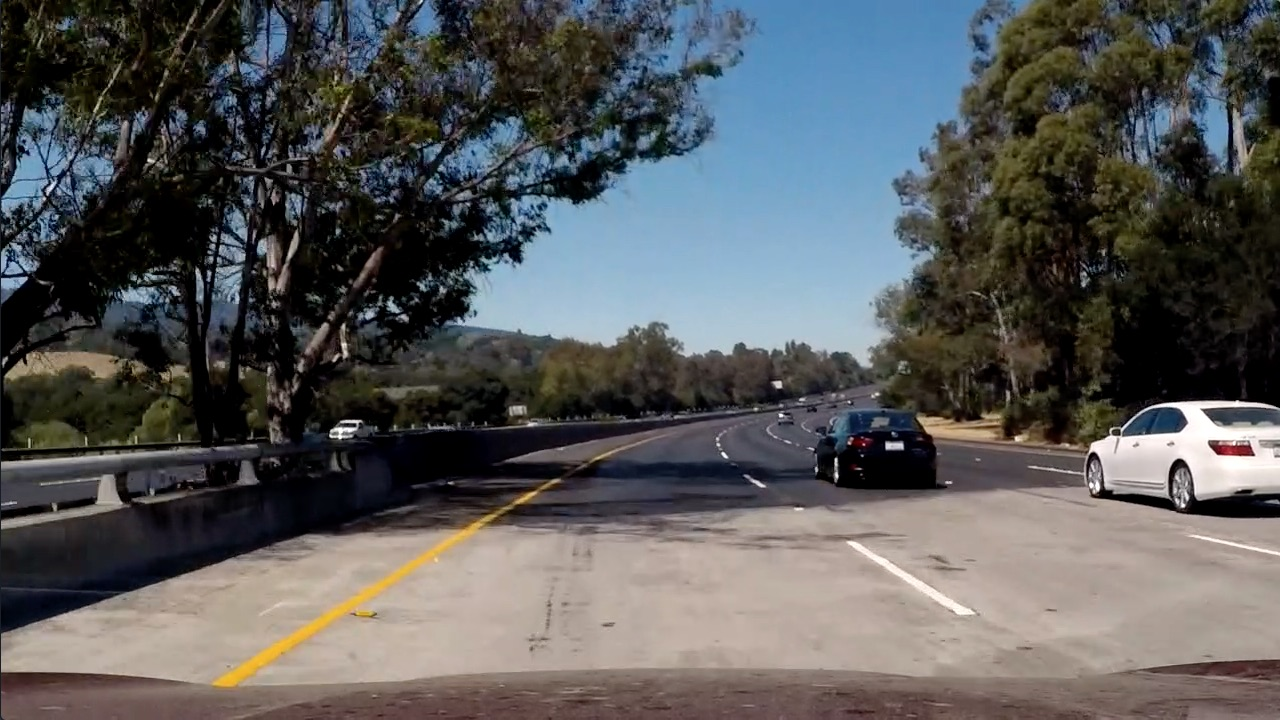
#> input picture Project_2_Advanced-Lane-Lines/test_images/test5.jpg, 1280 x 720 px
$ python gradients.py   (older library calls are emulated)
#> lines starting #> are read from the running program, lines starting #| are printed output that depends on the picture; after the words box and inside, x2 and y2 are one past the last pixel; in counts of white or black regions, pixels touching at a corner belong together
import numpy as np
import cv2
import matplotlib.pyplot as plt
import matplotlib.image as mpimg
import pickle

# Read in an image
image = mpimg.imread('test_images/test5.jpg')
#> image is the input picture: shape (720, 1280, 3); mean R, G, B 88.5, 89.3, 89.8


def abs_sobel_thresh(img, orient='x', sobel_kernel=3, thresh=(0, 255)):
    # Calculate directional gradient
    # Apply threshold

    #Convert to gray
    gray = cv2.cvtColor(img, cv2.COLOR_RGB2GRAY)

    #Calculate the derivative in the x or y direction (the 1, 0 at the end denotes x direction):
    if orient == 'x':
        sobel = cv2.Sobel(gray, cv2.CV_64F, 1, 0, sobel_kernel)
    else:
        sobel = cv2.Sobel(gray, cv2.CV_64F, 0, 1, sobel_kernel)

    #Calculate the absolute value of the x derivative:
    abs_sobel = np.absolute(sobel)

    #Convert the absolute value image to 8-bit:
    #Scale to 8-bit (0 - 255) then convert to type = np.uint8
    scaled_sobel = np.uint8(255*abs_sobel/np.max(abs_sobel))


    # 5) Create a mask of 1's where the scaled gradient magnitude
    # is > thresh_min and < thresh_max
    sbinary = np.zeros_like(scaled_sobel)
    sbinary[(scaled_sobel >= thresh[0]) & (scaled_sobel <= thresh[1])] = 1

     # 6) Return this mask as your binary_output image
    return sbinary

def mag_thresh(img, sobel_kernel=3, mag_thresh=(0, 255)):
    # Calculate gradient magnitude
    # Apply threshold

    #covert to gray
    gray = cv2.cvtColor(img, cv2.COLOR_RGB2GRAY)

    # 2) Take the gradient in x and y separately
    sobelx = cv2.Sobel(gray, cv2.CV_64F, 1, 0, sobel_kernel)
    sobely = cv2.Sobel(gray, cv2.CV_64F, 0, 1, sobel_kernel)

    #3) calculate absolute of both sobels
    abs_sobel = np.sqrt(np.power(sobelx,2)+np.power(sobely,2))

    #Convert the absolute value image to 8-bit:
    #Scale to 8-bit (0 - 255) then convert to type = np.uint8
    scaled_sobel = np.uint8(255*abs_sobel/np.max(abs_sobel))

    # 5) Create a mask of 1's where the scaled gradient magnitude
    # is > thresh_min and < thresh_max
    mag_binary = np.zeros_like(scaled_sobel)
    mag_binary[(scaled_sobel >= mag_thresh[0]) & (scaled_sobel <= mag_thresh[1])] = 1

    return mag_binary

def dir_threshold(img, sobel_kernel=3, thresh=(0, np.pi/2)):
    # Calculate gradient direction
    # Apply threshold

    #covert to gray
    gray = cv2.cvtColor(img, cv2.COLOR_RGB2GRAY)

    # 2) Take the gradient in x and y separately
    sobelx = cv2.Sobel(gray, cv2.CV_64F, 1, 0, sobel_kernel)
    sobely = cv2.Sobel(gray, cv2.CV_64F, 0, 1, sobel_kernel)

    # 3) Take the absolute value of the x and y gradients
    # 4) Use np.arctan2(abs_sobely, abs_sobelx) to calculate the direction of the gradient
    dir_grad = np.arctan2(np.absolute(sobely), np.absolute(sobelx))

    # 5) Create a binary mask where direction thresholds are met
    binary = np.zeros_like(dir_grad)
    binary[(dir_grad >= thresh[0]) & (dir_grad <= thresh[1])] = 1

    return binary

def hls_select(img, thresh=(0, 255)):
    # 1) Convert to HLS color space
    hls = cv2.cvtColor(image, cv2.COLOR_RGB2HLS)
    # 2) Apply a threshold to the S channel
    S = hls[:,:,2]
    # 3) Return a binary image of threshold result
    binary = np.zeros_like(S)
    binary[(S > thresh[0]) & (S <= thresh[1])] = 1

    return binary

# Choose a Sobel kernel size
ksize = 3 # Choose a larger odd number to smooth gradient measurements

# Apply each of the thresholding functions
gradx = abs_sobel_thresh(image, orient='x', sobel_kernel=ksize, thresh=(30, 100))
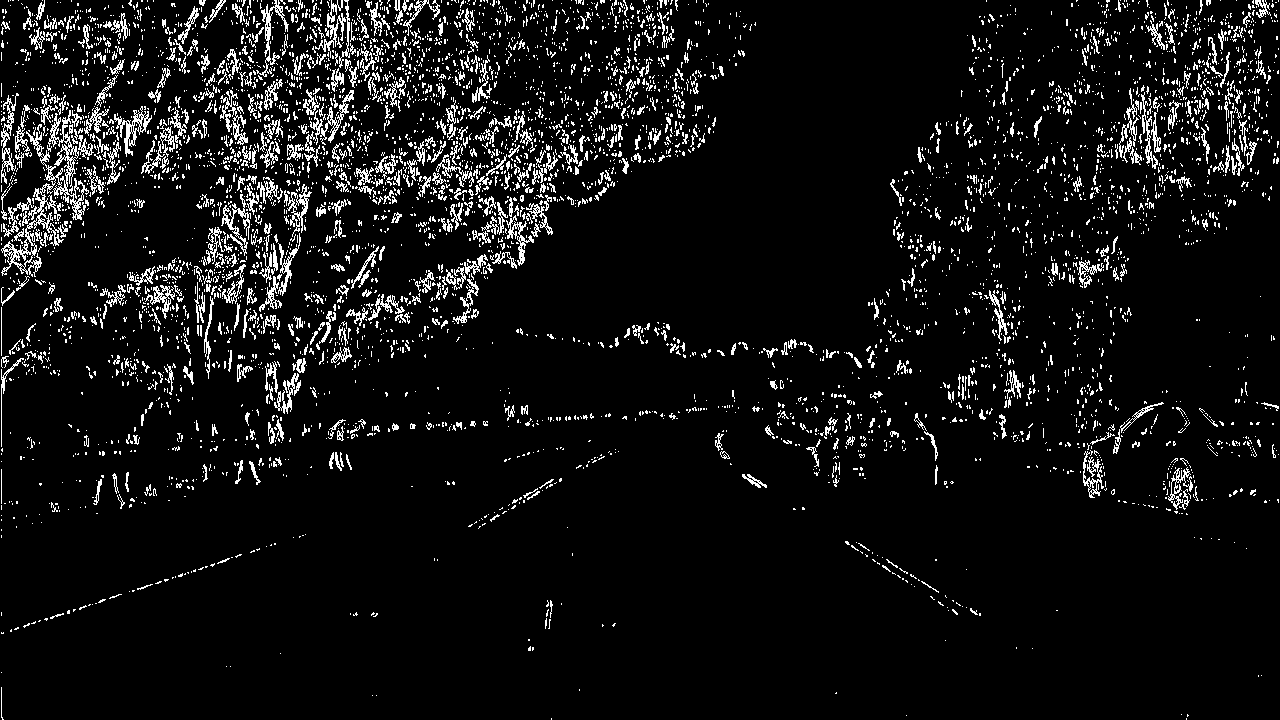
#> gradx: shape (720, 1280); values 0 (black) and 1 (white), 7.2% white in thin lines or dots
grady = abs_sobel_thresh(image, orient='y', sobel_kernel=ksize, thresh=(30, 100))
#> grady: shape (720, 1280); values 0 (black) and 1 (white), 7.5% white in thin lines or dots
mag_binary = mag_thresh(image, sobel_kernel=ksize, mag_thresh=(30, 100))
#> mag_binary: shape (720, 1280); values 0 (black) and 1 (white), 13.1% white in thin lines or dots
dir_binary = dir_threshold(image, sobel_kernel=ksize, thresh=(0, np.pi/2))
#> in dir_threshold, `dir_grad = np.arctan2(np.absolute(sobely), np.absolute(sobelx))`:
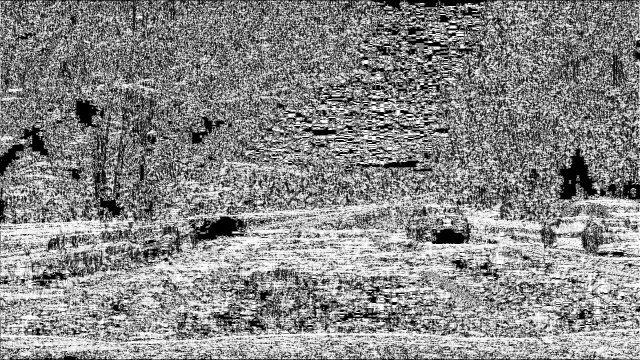
#> dir_grad: shape (720, 1280) float64 (shown at 1/2 size); min 0, max 1.57, mean 0.838; drawn with min black and max white
#> dir_binary: shape (720, 1280) float64; every value is 1

hls_binary = hls_select(image, thresh=(0, 115))
#> in hls_select, `S = hls[:,:,2]`:
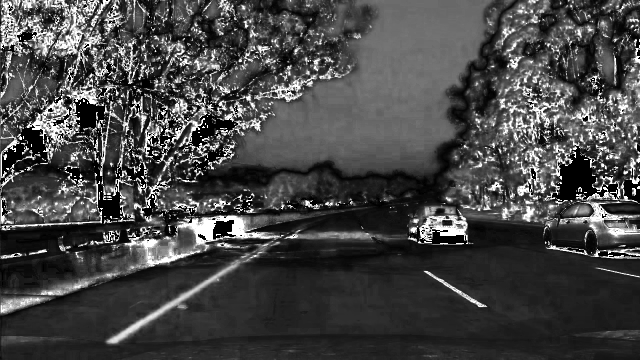
#> S: shape (720, 1280) (shown at 1/2 size); min 0, max 255, mean 70.1
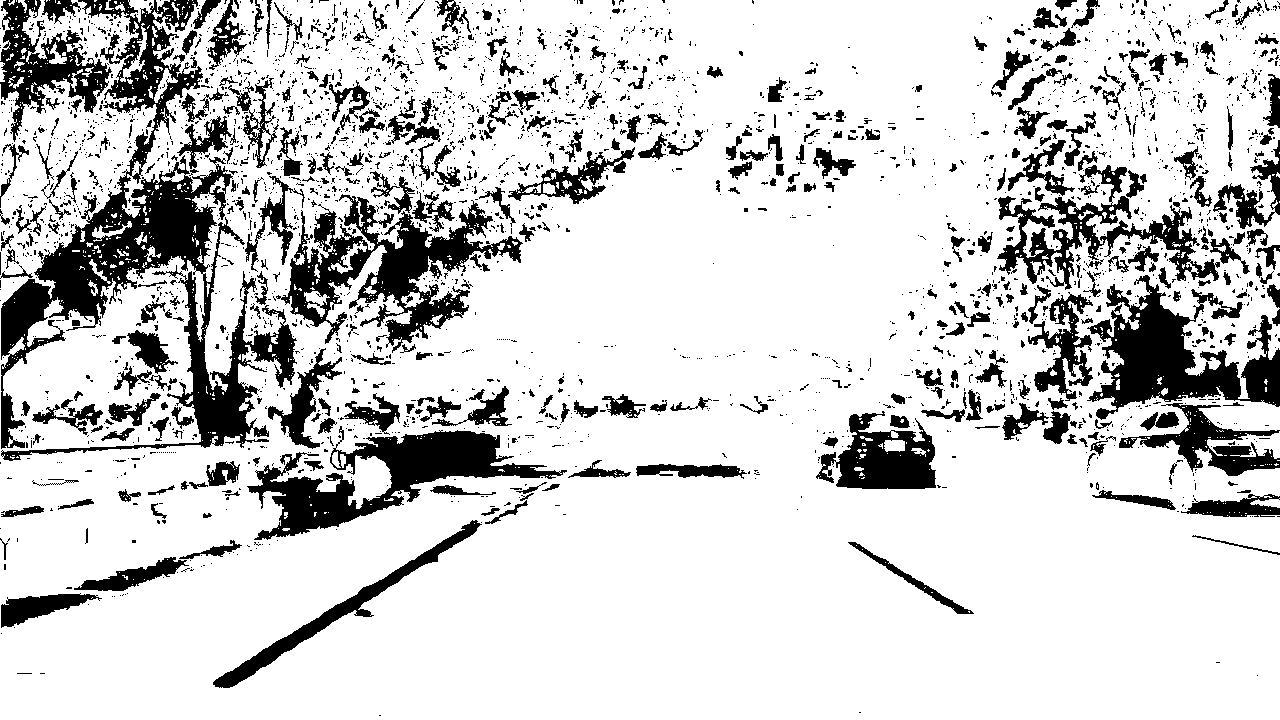
#> hls_binary: shape (720, 1280); values 0 (black) and 1 (white), 81.6% white; 3045 black regions (2595 under 20 px), largest, box (x1, y1, x2, y2) and area: (1, 0, 297, 461) 31433, (276, 194, 523, 353) 13046, (1087, 275, 1280, 420) 12040


#To test combinations
combined0 = np.zeros_like(dir_binary)
combined0[((gradx == 1) & (grady == 1)) | ((mag_binary == 1) & (dir_binary == 1))] = 1

combined1 = np.zeros_like(dir_binary)
combined1[((gradx == 1))] = 1

combined2 = np.zeros_like(dir_binary)
combined2[((gradx == 1) & (grady == 1)) | ((mag_binary == 1) & (dir_binary == 1)) & (hls_binary == 1)] = 1

combined3 = np.zeros_like(dir_binary)
combined3[((gradx == 1) & (grady == 0)) | ((mag_binary == 1) & (dir_binary == 1)) & (hls_binary == 1)] = 1


# [4 lines of commented-out code are left out]


f, axarr = plt.subplots(2,2)
axarr[0,0].imshow(combined0)
axarr[0,1].imshow(combined1)
axarr[1,0].imshow(combined2)
axarr[1,1].imshow(combined3)


# [9 lines of commented-out code are left out]
plt.show()
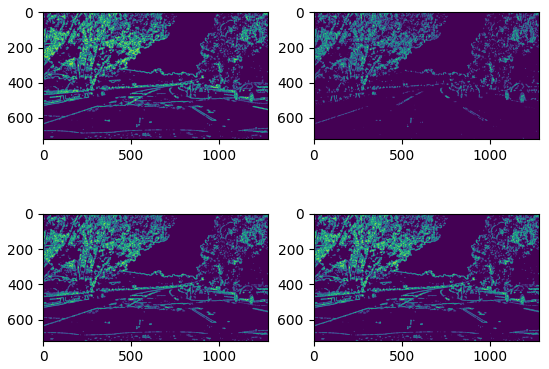
#> figure drawn by matplotlib, 4 panels

print("Done")

$ run again, with Project_2_Advanced-Lane-Lines/test_images/test1.jpg copied over Project_2_Advanced-Lane-Lines/test_images/test5.jpg
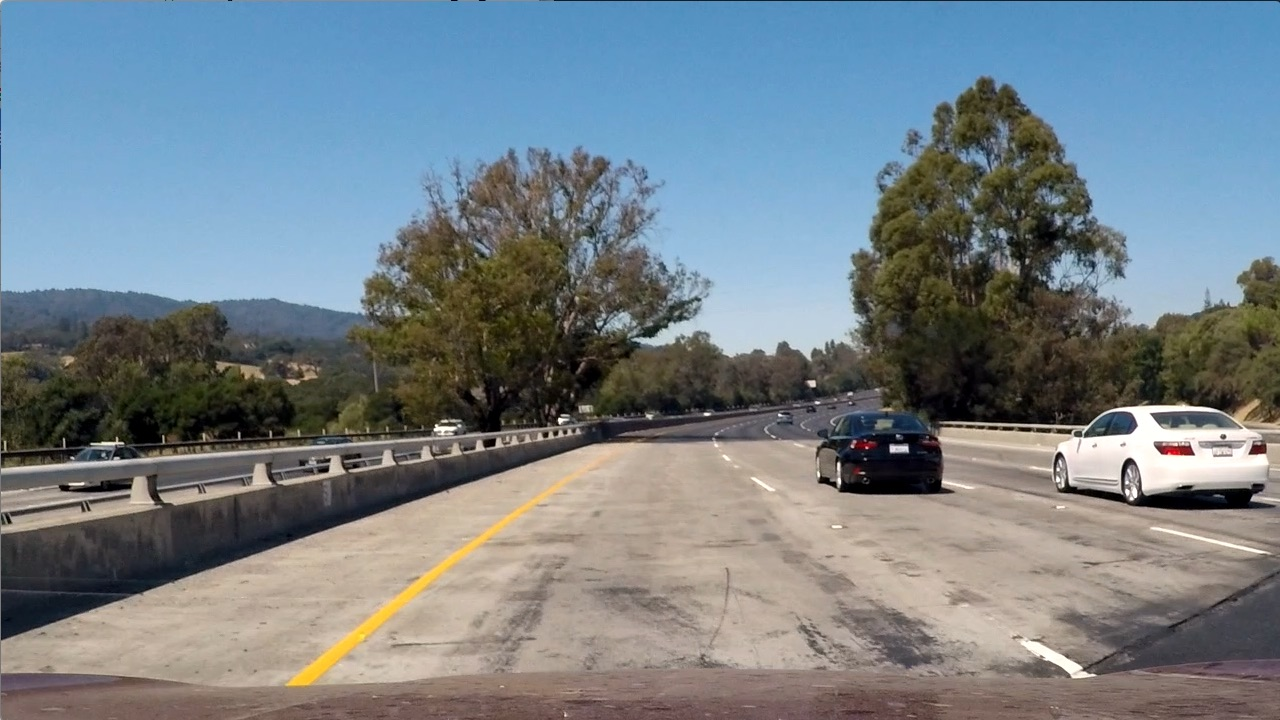
#> input picture Project_2_Advanced-Lane-Lines/test_images/test1.jpg, 1280 x 720 px
#> image is the input picture: shape (720, 1280, 3); mean R, G, B 117.5, 128.7, 135.5
#> `gradx = abs_sobel_thresh(image, orient='x', sobel_kernel=ksize, thresh..`:
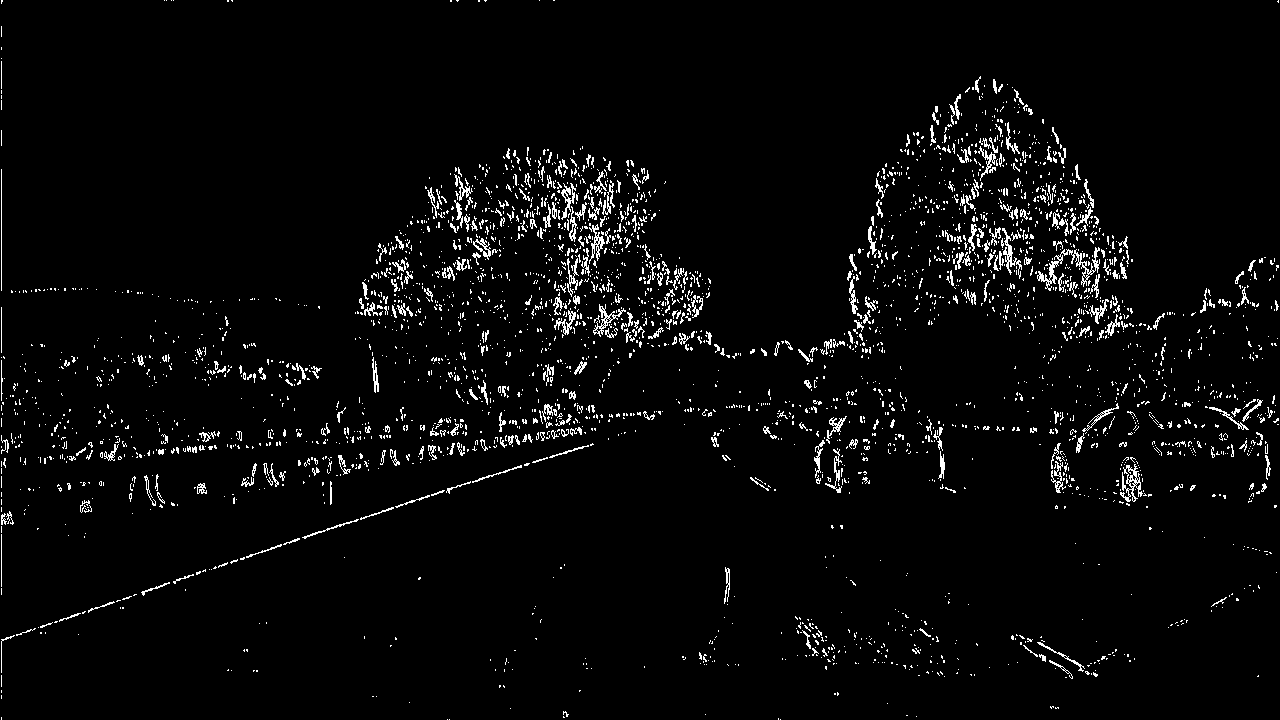
#> gradx: shape (720, 1280); values 0 (black) and 1 (white), 3.5% white in thin lines or dots
#> grady: shape (720, 1280); values 0 (black) and 1 (white), 5.1% white in thin lines or dots
#> mag_binary: shape (720, 1280); values 0 (black) and 1 (white), 7.9% white in thin lines or dots
#> dir_binary: shape (720, 1280) float64; every value is 1
#> hls: shape (720, 1280, 3); mean of channels 0, 1, 2 60.2, 126.7, 74.4
#> hls_binary: shape (720, 1280); values 0 (black) and 1 (white), 65.5% white; 1669 black regions (1460 under 20 px), largest, box (x1, y1, x2, y2) and area: (0, 3, 1280, 305) 279351, (1057, 405, 1268, 489) 6504, (286, 448, 616, 687) 5026
#> `plt.show()`:
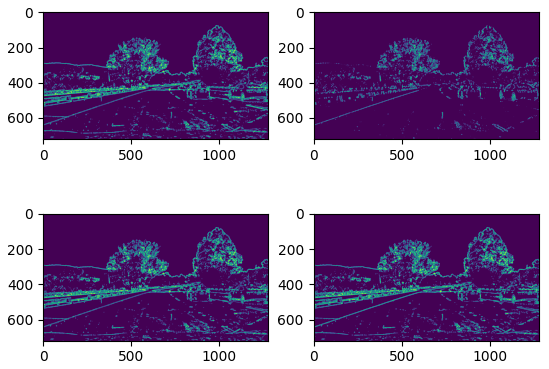
#> figure drawn by matplotlib, 4 panels

$ run again, with Project_2_Advanced-Lane-Lines/test_images/test2.jpg copied over Project_2_Advanced-Lane-Lines/test_images/test5.jpg
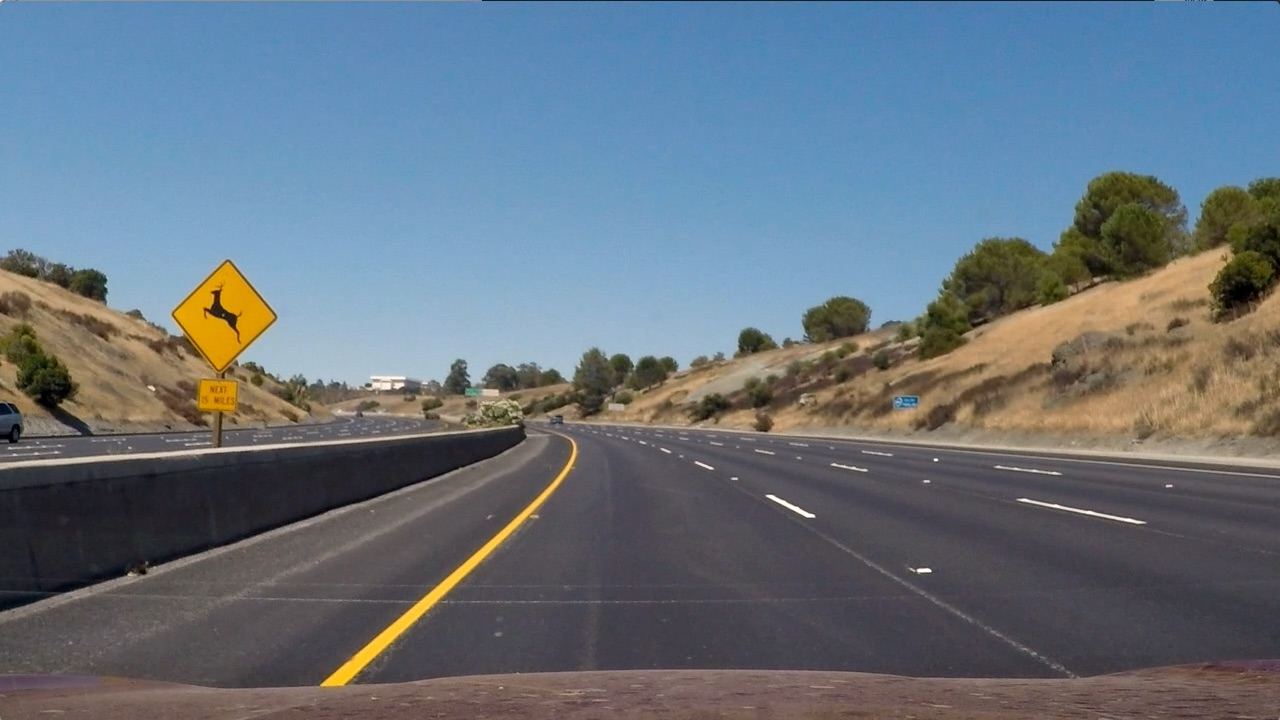
#> input picture Project_2_Advanced-Lane-Lines/test_images/test2.jpg, 1280 x 720 px
#> image is the input picture: shape (720, 1280, 3); mean R, G, B 102.8, 114.6, 125.5
#> `gradx = abs_sobel_thresh(image, orient='x', sobel_kernel=ksize, thresh..`:
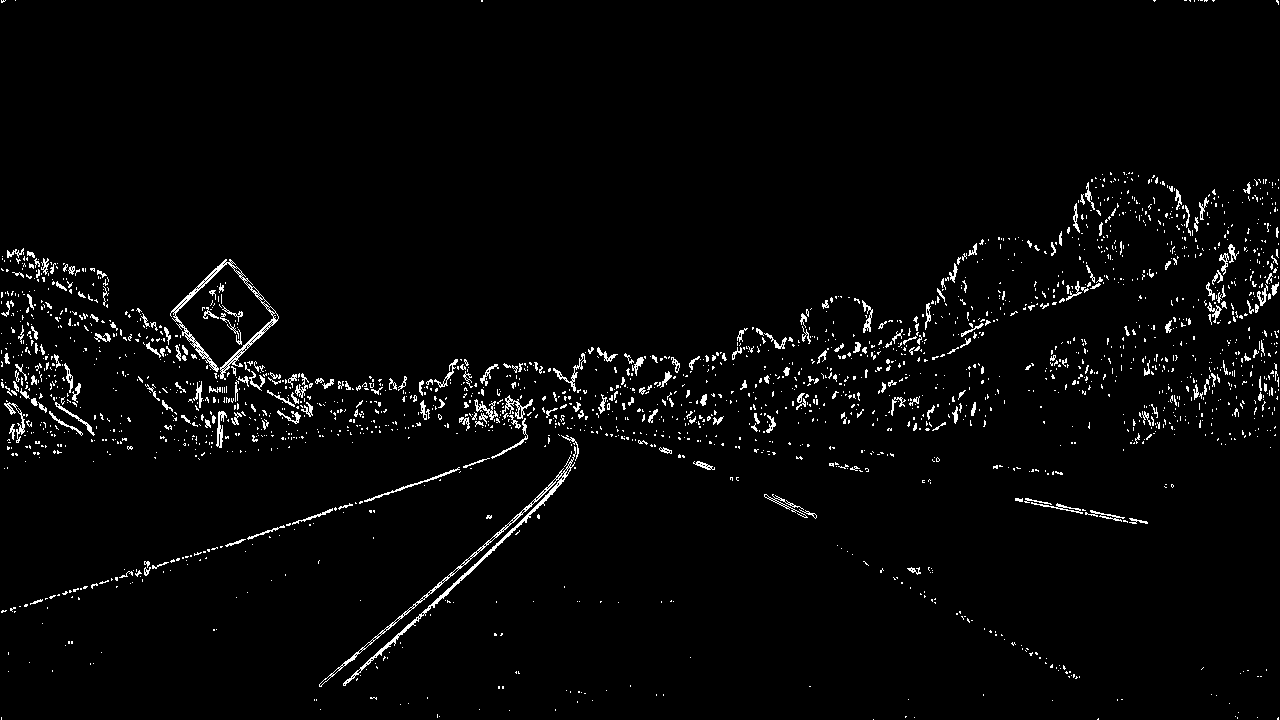
#> gradx: shape (720, 1280); values 0 (black) and 1 (white), 2.7% white in thin lines or dots
#> grady: shape (720, 1280); values 0 (black) and 1 (white), 4.3% white in thin lines or dots
#> mag_binary: shape (720, 1280); values 0 (black) and 1 (white), 5.7% white in thin lines or dots
#> dir_binary: shape (720, 1280) float64; every value is 1
#> hls: shape (720, 1280, 3); mean of channels 0, 1, 2 86.2, 113.9, 64.8
#> hls_binary: shape (720, 1280); values 0 (black) and 1 (white), 97% white; 488 black regions (424 under 20 px), largest, box (x1, y1, x2, y2) and area: (172, 262, 275, 428) 7814, (320, 442, 576, 688) 4172, (1208, 222, 1280, 303) 2725
#> `plt.show()`:
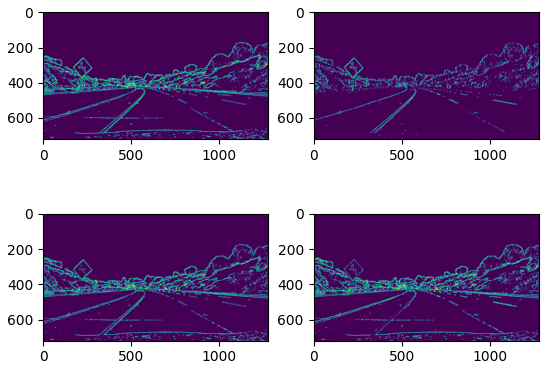
#> figure drawn by matplotlib, 4 panels
